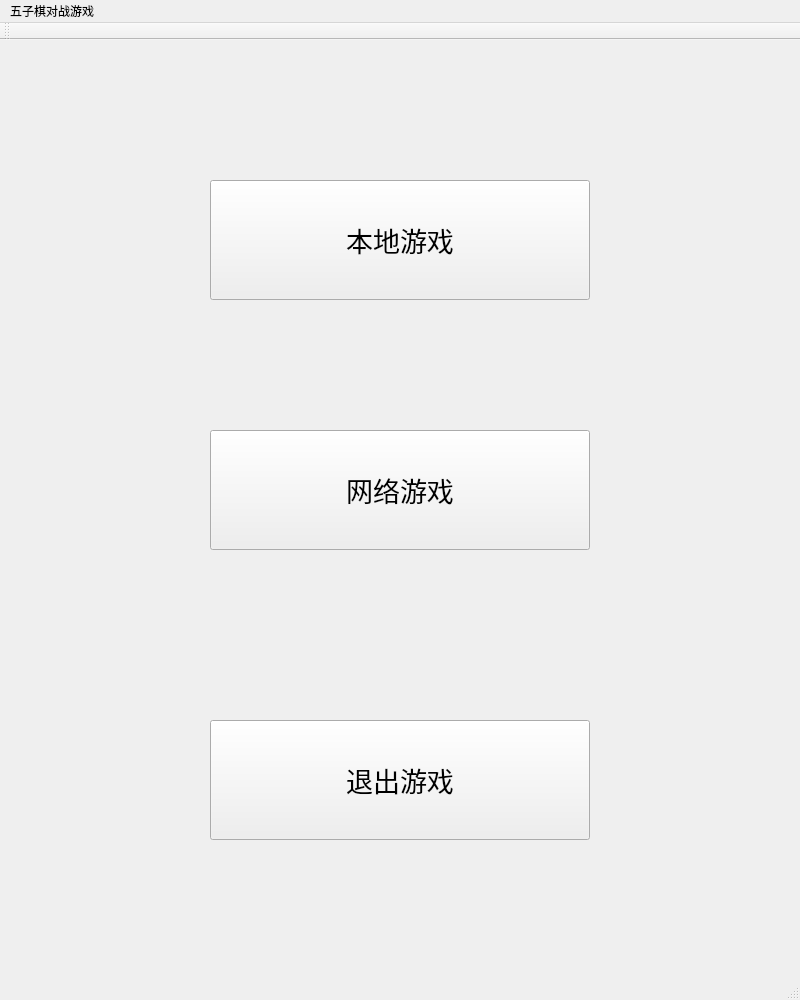
<?xml version="1.0" encoding="UTF-8"?>
<ui version="4.0">
 <class>MainWindow</class>
 <widget class="QMainWindow" name="MainWindow">
  <property name="geometry">
   <rect>
    <x>0</x>
    <y>0</y>
    <width>800</width>
    <height>1000</height>
   </rect>
  </property>
  <property name="minimumSize">
   <size>
    <width>800</width>
    <height>1000</height>
   </size>
  </property>
  <property name="maximumSize">
   <size>
    <width>800</width>
    <height>1000</height>
   </size>
  </property>
  <property name="windowTitle">
   <string>MainWindow</string>
  </property>
  <property name="styleSheet">
   <string notr="true">background-image: url(:/res/BackGround2.png);</string>
  </property>
  <widget class="QWidget" name="centralWidget">
   <widget class="QPushButton" name="m_pButton_1">
    <property name="geometry">
     <rect>
      <x>210</x>
      <y>140</y>
      <width>380</width>
      <height>120</height>
     </rect>
    </property>
    <property name="font">
     <font>
      <pointsize>20</pointsize>
     </font>
    </property>
    <property name="styleSheet">
     <string notr="true">background-image: url(:/res/BackGround1.png);</string>
    </property>
    <property name="text">
     <string>本地游戏</string>
    </property>
   </widget>
   <widget class="QPushButton" name="m_pButton_2">
    <property name="geometry">
     <rect>
      <x>210</x>
      <y>390</y>
      <width>380</width>
      <height>120</height>
     </rect>
    </property>
    <property name="font">
     <font>
      <pointsize>20</pointsize>
     </font>
    </property>
    <property name="styleSheet">
     <string notr="true">background-image: url(:/res/BackGround1.png);</string>
    </property>
    <property name="text">
     <string>网络游戏</string>
    </property>
   </widget>
   <widget class="QPushButton" name="m_pButton_3">
    <property name="geometry">
     <rect>
      <x>210</x>
      <y>680</y>
      <width>380</width>
      <height>120</height>
     </rect>
    </property>
    <property name="font">
     <font>
      <pointsize>20</pointsize>
     </font>
    </property>
    <property name="styleSheet">
     <string notr="true">background-image: url(:/res/BackGround1.png);</string>
    </property>
    <property name="text">
     <string>退出游戏</string>
    </property>
   </widget>
  </widget>
  <widget class="QStatusBar" name="statusBar"/>
  <widget class="QToolBar" name="mainToolBar">
   <attribute name="toolBarArea">
    <enum>TopToolBarArea</enum>
   </attribute>
   <attribute name="toolBarBreak">
    <bool>false</bool>
   </attribute>
  </widget>
  <widget class="QMenuBar" name="menuBar">
   <property name="geometry">
    <rect>
     <x>0</x>
     <y>0</y>
     <width>800</width>
     <height>19</height>
    </rect>
   </property>
   <property name="styleSheet">
    <string notr="true">image: url(:/res/Title1.png);</string>
   </property>
   <widget class="QMenu" name="menu">
    <property name="styleSheet">
     <string notr="true">image: url(:/res/Title1.png);</string>
    </property>
    <property name="title">
     <string>五子棋对战游戏</string>
    </property>
   </widget>
   <addaction name="menu"/>
  </widget>
 </widget>
 <layoutdefault spacing="6" margin="11"/>
 <resources/>
 <connections/>
</ui>
